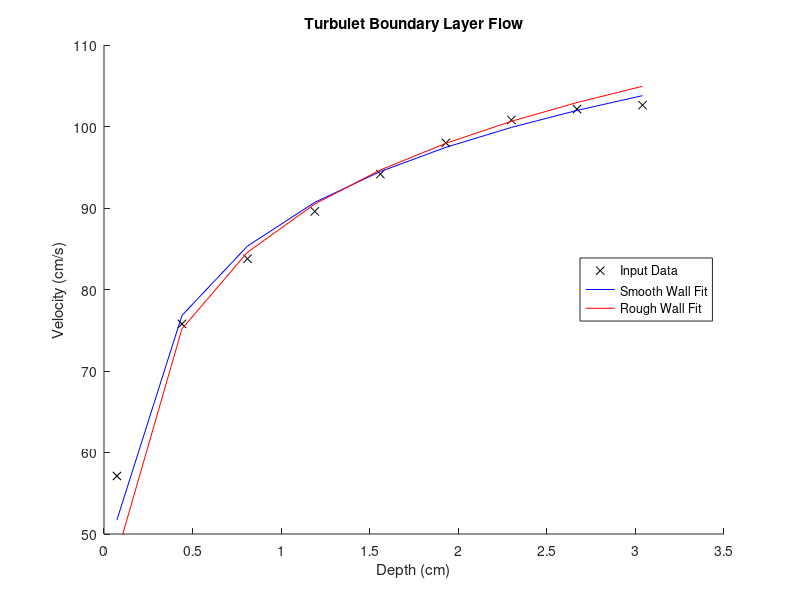

Recreate this plot in MATLAB.
%% CE 640 - Fall 2021
% Week 6
% Matt Sharr (sharrm)

clear all
%% Input data

y = [0.073 0.44 0.81 1.19 1.56 1.93 2.3 2.67 3.04];
u = [57.12 75.78 83.77 89.58 94.16 97.99 100.81 102.13 102.62];

% Constants
k = 0.4; % von Karman constant
v = 0.01; % Viscosity of water (cm^2s^-1)

%% Log

u1 = 5.5; % Best estimated shear velocity

% Smooth log law
smooth = @(u1,u) ((u1/k)*log((y*u1)/v));
[s_beta,R,JCOVB,MSE] = nlinfit(y, u, smooth, [1]);

disp(['1. The best estimated shear velocity for the smooth wall model is: ' num2str(s_beta) ' (m/s)'])

% Plot the input data vs the computed best fit
% f1 = figure;
% figure(f1)
% hold on
% scatter(y, u)
% plot(y, smooth(s_beta,u))
% axis([0 3.5 50 110])
% hold off
% title('Turbulet Boundary Layer Flow - Smooth Wall Model')
% legend('Input Data', 'Best Fit', 'Location', 'northwest')
% xlabel('Depth (cm)')
% ylabel('Velocity (cm/s)')

%%

u2 = 6.1;
ks = 0.1;

rough = @(u2,u) ((u2/k)*log(y/ks)+u2*8.5);
[r_beta,R,JCOVB,MSE] = nlinfit(y, u, rough, [1]);

disp(['2a. The best estimated shear velocity for the rough wall model is: ' num2str(r_beta) ' (m/s)'])
disp(['2b. The best estimated roughness height for the rough wall model is: ' num2str(MSE) ' (cm)'])

f2 = figure;
figure(f2)
hold on
scatter(y, u, 'k', 'x')
plot(y, smooth(s_beta,u), 'b')
plot(y, rough(r_beta, u), 'r')
axis([0 3.5 50 110])
hold off
title('Turbulet Boundary Layer Flow')
legend('Input Data', 'Smooth Wall Fit', 'Rough Wall Fit', 'Location', 'east')
xlabel('Depth (cm)')
ylabel('Velocity (cm/s)')
